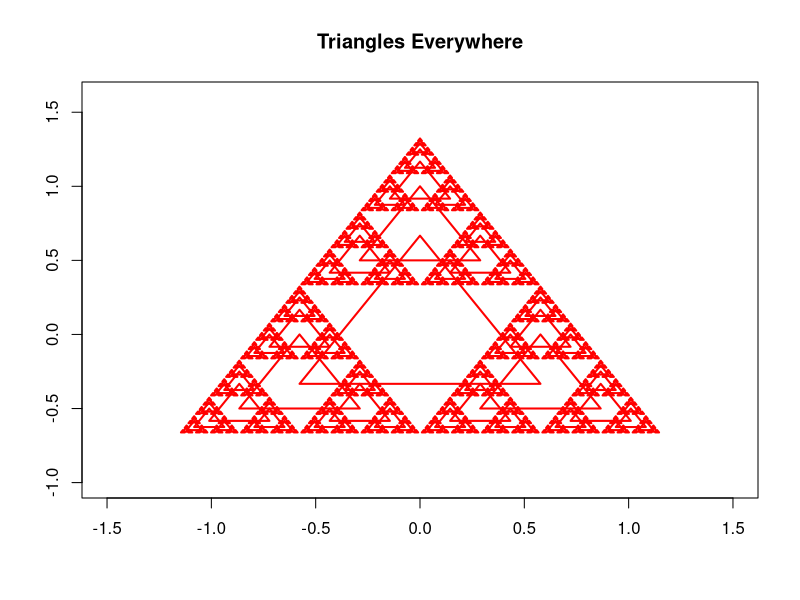

Source code (R):
# Fractal Triangles 3

x0 <- c(-1.5,1.5); y0 <- c(-1,1.6)
plot(x0,y0,type="n",xlab="",ylab="",main="Triangles Everywhere")
core <- matrix(0,3,2)
list <- matrix(0,243*9,2)
list.1 <- matrix(0,243*9,2)
center <- c(0,0)
core[1,] <- c(0,2/3)
core[2,] <- c(-1/sqrt(3),-1/3)
core[3,] <- c(1/sqrt(3),-1/3)

# polygon(core, col="red")

triangle <- function(center,f){
	p.1 <- center + f*core[1,]
	q.1 <- center + f*core[2,]
	r.1 <- center + f*core[3,]
      polygon(rbind(p.1,q.1,r.1), border="red",lwd=2)
	# segments(p.1[1],p.1[2],q.1[1],q.1[2],col="red",lwd=2)
	# segments(q.1[1],q.1[2],r.1[1],r.1[2],col="red",lwd=2)
	# segments(r.1[1],r.1[2],p.1[1],p.1[2],col="red",lwd=2)
}

triangle(center,1)
for (j in 1:3) list[j,] <- core[j,]

for (i in 1:6){
    count <- 1
    jj <- 3^i
    for (j in 1:jj) {
        triangle(list[j,],0.5^i)
        for (k in 1:3){
            list.1[count,] <- list[j,]+(0.5^i)*core[k,]
            count <- count + 1
        }
    }
    list <- list.1
    Sys.sleep(1)
}


# end

